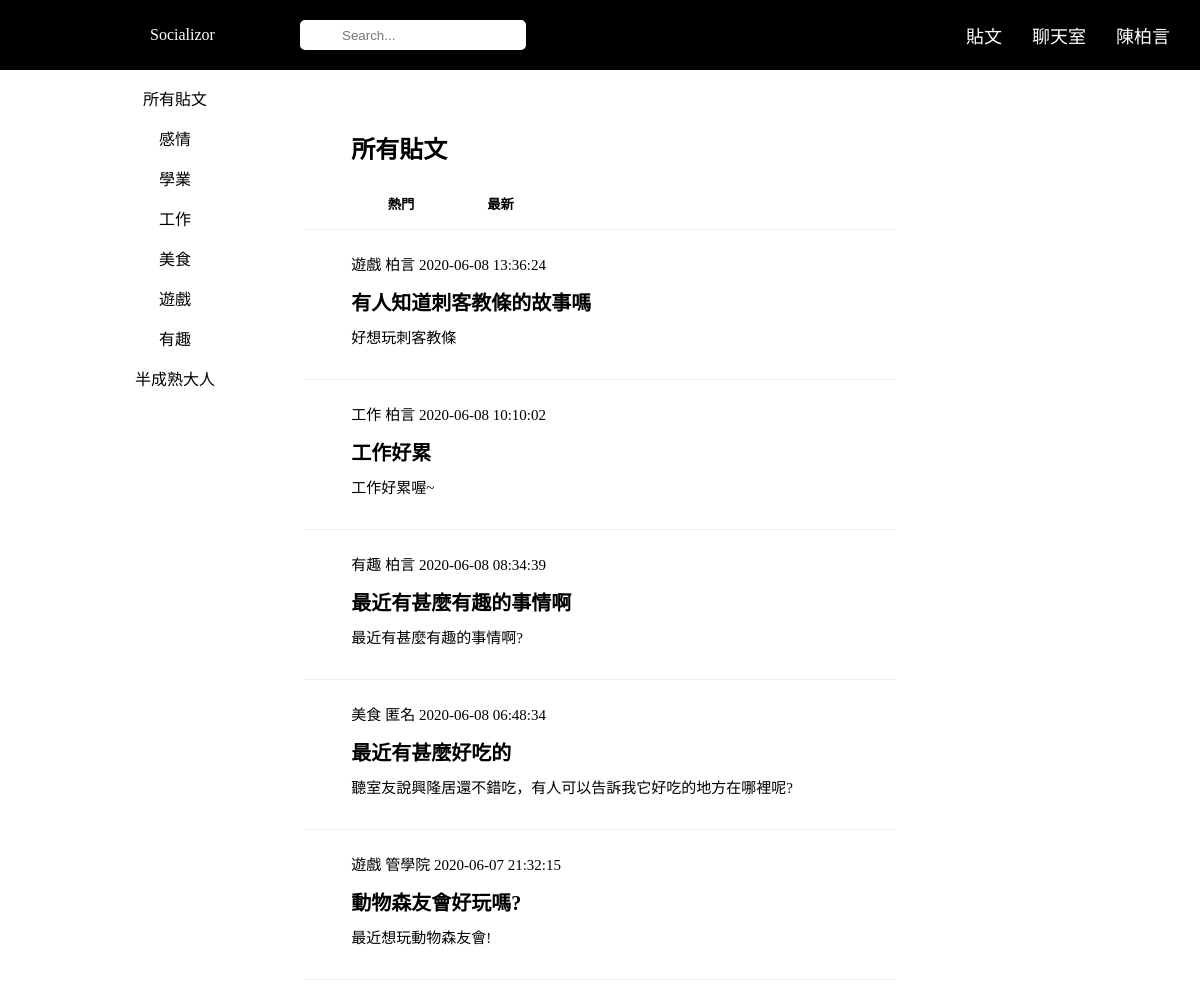
The page /user.php (signed in) on the database its author committed.
### tables this page shows
CREATE TABLE `member` (
  `mId` char(100) NOT NULL,
  `name` char(50) NOT NULL,
  `nickname` char(50) NOT NULL,
  `email` char(100) NOT NULL,
  `mpsw` char(50) NOT NULL,
  `gender` char(50) NOT NULL,
  `dep` char(50) NOT NULL,
  `verification` int(50) NOT NULL,
  `image` longblob NOT NULL
);

CREATE TABLE `post` (
  `pId` char(100) NOT NULL,
  `author` char(100) NOT NULL,
  `pcategory` char(50) NOT NULL,
  `ident` char(100) NOT NULL,
  `header` char(100) NOT NULL,
  `pcontent` varchar(10000) NOT NULL,
  `pTime` timestamp NOT NULL DEFAULT current_timestamp() ON UPDATE current_timestamp(),
  `likes` int(100) NOT NULL
);

### user.php (the view, shortened to what this page needs)
<!DOCTYPE html>
<?php
$user = $_SESSION['user'];
include("connection.php");
mysqli_set_charset($db_link, 'utf8');
$query = "SELECT * FROM member WHERE mId = '$user' ";
$result = mysqli_query($db_link, $query);
$row_result = mysqli_fetch_assoc($result);
?>
<html lang="en">
<head>
	<link rel="stylesheet" type="text/css" href="./web.css">
</head>
<body onkeydown="keyLogin();">
	<div class="header">
		<div class="headerlogo">
			<a href="user.php">Socializor</a>
		</div>
		<form class="headersearch">
			<input id='autosearch' class="search" type="text" name="search" placeholder="Search...">
		</form>
		<div class="headerlogined">
			<ul>
				<li><a href="writepost.php">貼文</a></li>
				<li onclick="showchatroom()">聊天室</li>
				<li id="username" onclick="openuserinfo()"><?php echo $row_result['name']; ?></li>
			</ul>
		</div>
	</div>
	<div class="leftside" id="leftside">
		<a class="category" id="allposts" href="./DBproject/user.php">所有貼文</a>
		<div class="categories">
			<a class="category" id="relation" href="./DBproject/usershowposts.php?pcate=感情">感情</a>
			<a class="category" id="study" href="./DBproject/usershowposts.php?pcate=學業">學業</a>
			<a class="category" id="job" href="./DBproject/usershowposts.php?pcate=工作">工作</a>
			<a class="category" id="food" href="./DBproject/usershowposts.php?pcate=美食">美食</a>
			<a class="category" id="game" href="./DBproject/usershowposts.php?pcate=遊戲">遊戲</a>
			<a class="category" id="funny" href="./DBproject/usershowposts.php?pcate=有趣">有趣</a>
			<a class="category" id="adults" href="./DBproject/usershowposts.php?pcate=半成熟大人">半成熟大人</a>
		</div>
	</div>
	<div class="middleside" id='middleside'>
		<div class="postheadersticky" id='postheadersticky'>
			<h2>所有貼文</h2>
			<button class="tablink2" onclick="openpage1('hit')"><b>熱門</b></button>
			<button class="tablink2" onclick="openpage1('new')" id="default"><b>最新</b></button>
		</div>
		<div class="tabcontent2" id="new">
			<?php
			$query1 = "SELECT * FROM post ORDER BY pTime DESC";
			$posts = mysqli_query($db_link, $query1);
			while ($post = mysqli_fetch_assoc($posts)) {
				echo "<div class='post' onclick='createmodal(" . $post['pId'] . ")'>";
				echo "<div class='posterinfo'>";
				echo "<p>" . $post['pcategory'] . "&nbsp" . "</p>";
				echo "<p>" . $post['ident'] . "&nbsp" . "</p>";
				echo "<p>" . $post['pTime'] . "&nbsp" . "</p>";
				echo "</div>";
				echo "<p class='posterheader'>" . $post['header'] . "</p>";
				echo "<p class='tover'>" . $post['pcontent'] . "</p>";
				echo "</div>";
			}
			?>
		</div>
	</div>
</body>
</html>

### web.css (style rules this page uses)
body { font-family: Microsoft JhengHei; }
.header { position: fixed; z-index: 1; top: 0; left: 0; width: 100%; height: 70px; background-color: black; display: -webkit-flex; display: flex; -webkit-align-items: center; align-items: center; }
.header a { text-decoration: none; color: white; }
.headerlogo { box-sizing: border-box; display: inline-block; width: 25%; padding-left: 12.5%; }
.headersearch { display: inline-block; width: 50%; }
.headerlogined { display: inline-block; width: 25%; }
.headerlogined li { display: inline-block; margin-left: 10%; color: white; font-size: 18px; }
.leftside { position: fixed; z-index: 1; height: 100%; width: 25%; left: 0; margin-top: -10px; overflow-x: hidden; box-sizing: border-box; padding: 10px 10px 10px 5%; overflow: hidden; }
.leftside a { text-decoration: none; display: block; color: black; }
.categories { height: 100%; width: 100%; overflow-y: hidden; }
.category { height: 40px; width: 100%; line-height: 40px; text-align: center; }
.middleside { box-sizing: border-box; margin-top: 80px; margin-left: 25%; margin-right: 25%; }
.postheadersticky { position: sticky; top: 70px; width: 100%; height: 150px; box-sizing: border-box; background-color: white; padding: 30px 8% 0 8%; border-style: none none groove none; border-width: 1px; border-radius: 5px 5px 0 0; }
.post { width: 100%; height: 150px; box-sizing: border-box; padding: 15px 8%; background-color: white; border-style: none none groove none; border-width: 1px; font-size: 15px; }
.post p { line-height: 10px; }
.tover { width: 100%; white-space: nowrap; overflow: hidden; text-overflow: ellipsis; height: 20px; display: -webkit-flex; display: flex; -webkit-align-items: center; align-items: center; }
.posterinfo { height: 33px; }
.posterinfo p, img { display: inline-block; }
.posterheader { font-weight: bold; font-size: 20px; }
.tablink2 { box-sizing: border-box; float: left; border: none; outline: none; cursor: pointer; padding: 2.8%; width: 20%; height: 40px; line-height: 5px; color: black; background-color: white; }
.tabcontent2 { display: none; }
input.search { box-sizing: border-box; height: 30px; border-radius: 5px; border: 2px solid white; padding: 5px 5px 5px 40px; background-image: url('projectimages/searchicon.png'); background-position: 3px; background-repeat: no-repeat; transition: width ease-in-out; }

### rows shown on the page
member: name "陳柏言"
post: pcategory "遊戲", ident "柏言", pTime "2020-06-08 13:36:24", header "有人知道刺客教條的故事嗎", pcontent "好想玩刺客教條"
post: pcategory "工作", ident "柏言", pTime "2020-06-08 10:10:02", header "工作好累", pcontent "工作好累喔~"
post: pcategory "有趣", ident "柏言", pTime "2020-06-08 08:34:39", header "最近有甚麼有趣的事情啊", pcontent "最近有甚麼有趣的事情啊?"
post: pcategory "美食", ident "匿名", pTime "2020-06-08 06:48:34", header "最近有甚麼好吃的", pcontent "聽室友說興隆居還不錯吃，有人可以告訴我它好吃的地方在哪裡呢?"
post: pcategory "遊戲", ident "管學院", pTime "2020-06-07 21:32:15", header "動物森友會好玩嗎?", pcontent "最近想玩動物森友會!"
